Frame 1 (no input): blank canvas, image omitted
Frame 60 (the mouse pressed at the canvas centre just before this capture): blank canvas, image omitted
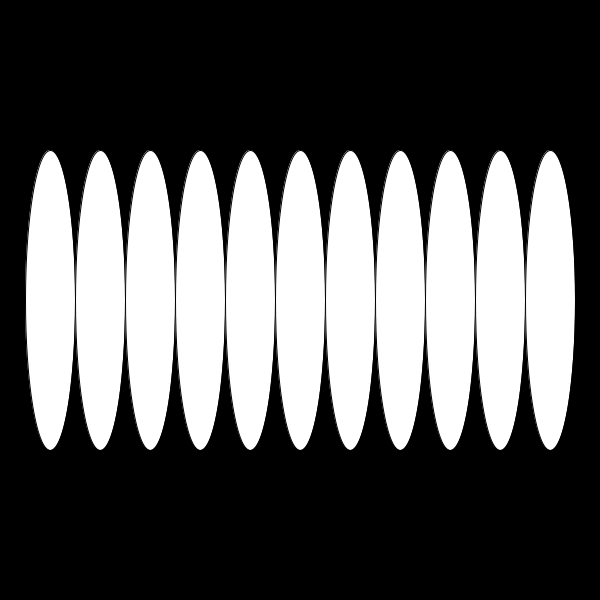
Frame 120 (the mouse held since frame 60 and released just before this capture)

The Processing sketch whose frames 1 and 60 were blank and that drew this single picture after the mouse press (run headless with seeded random() and noise(); from frame 60 on, the mouse is pressed at the canvas centre):

// Processing sketch: processing_156743
// ── processing_156743.pde

 int diameter=50;
 
void setup(){
  
 size(600,600);
 background(0);
 }



void draw(){
  background(0);
  for( int i = 50;
  i < 600;
  i+=50 )
  { fill( 255,255,255);
    ellipse(i,mouseX,diameter,mouseY);
  }
  
}
